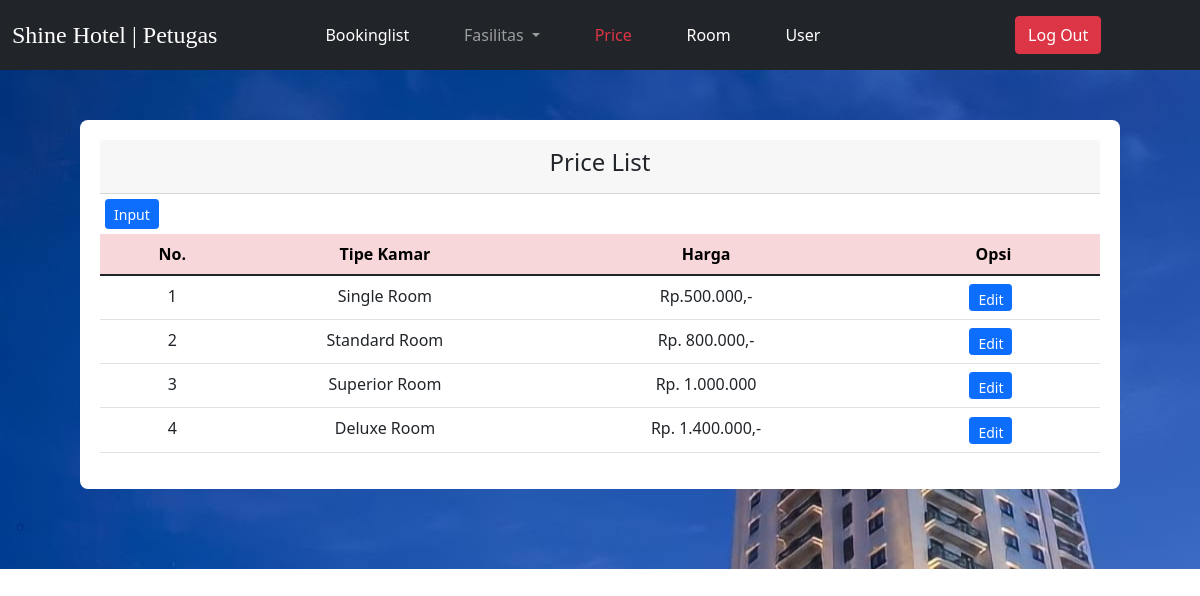
Screenshot of /petugas/price.php (signed in) with the database file from the repository.
### tables this page shows
CREATE TABLE `tb_harga` (
  `id_kamar` int(2) NOT NULL,
  `tipe_kamar` text NOT NULL,
  `harga` varchar(15) NOT NULL
);

### petugas/price.php (the view, shortened to what this page needs)
<!DOCTYPE html>
<html>
<head>
	<link href="https://cdn.jsdelivr.net/npm/bootstrap@5.1.3/dist/css/bootstrap.min.css" rel="stylesheet">
	    <link rel="stylesheet" href="style.css">
</head>
<body>
 <nav class="navbar navbar-expand-lg navbar-dark bg-dark text-center">
  <div class="container-fluid">
	<div class="collapse navbar-collapse" id="navbarSupportedContent">
    <h4 class="text-white text-left" style="margin-right: 100px; padding-top: 8px; font-family: serif;">Shine Hotel | Petugas</h4>
      <ul class="navbar-nav me-auto mb-2 mb-lg-0">
        <li class="nav-item">
          <a class="nav-link text-white" aria-current="page" href="bookinglist.php">Bookinglist</a>
        </li>
      </ul>
      <ul class="navbar-nav me-auto mb-2 mb-lg-0">
         <li class="nav-item dropdown">
          <a class="nav-link dropdown-toggle disable" href="#" id="navbarDropdown" role="button" data-bs-toggle="dropdown" aria-expanded="false active">
            Fasilitas
          </a>
        </li>
      </ul>
      <ul class="navbar-nav me-auto mb-2 mb-lg-0">
        <li class="nav-item">
          <a class="nav-link active text-danger" aria-current="page" href="price.php">Price</a>
        </li>
      </ul>
      <ul class="navbar-nav me-auto mb-2 mb-lg-0">
        <li class="nav-item">
          <a class="nav-link text-white" aria-current="page" href="room.php">Room</a>
        </li>
      </ul>
      <ul class="navbar-nav me-auto mb-2 mb-lg-0">
        <li class="nav-item">
          <a class="nav-link text-white" aria-current="page" >User</a>
        </li>
      </ul>
      <ul class="navbar-nav me-auto mb-2 mb-lg-0">
        <li class="nav-item">
          <a class="nav-link" aria-current="page" href="../login/logout.php">
          <button type="button" class="btn btn-danger" style="margin-left: 140px; margin-right: 40px;">Log Out</button>
          </a>
        </li>
      </ul>
    </div>
  </div>
 </nav>
<div class="col-13" style="padding: 80px; padding-top: 50px !important; background-image: url(gedung.jfif); min-height: 443px !important; height: 100%;">
	<div class="container bg-white" style="padding: 20px; border-radius: 8px;">
		<div class="card-header ">
			<h4 class="card-title text-center">Price List</h4>
		</div>
        <button type="button" class="btn btn-primary btn-sm" style="margin: 5px; height: 30px;">Input</button>
	<table class="table" style="text-align: center;">
  <thead>
    <tr  class="table-danger">
     <th width="5px">No.</th>
	   <th width="20px">Tipe Kamar</th>
	   <th width="35px">Harga</th>
	   <th width="35px">Opsi</th>
    </tr>
  </thead>
  <tbody>
  <?php
  	include 'koneksi.php';
	$no = 1;
	$data = mysqli_query($koneksi,"select * from tb_harga");
	while($d = mysqli_fetch_array($data)){
	?>
	 <tr>
		<td><?php echo $no++; ?></td>
		<td><?php echo $d['tipe_kamar']; ?></td>
		<td><?php echo $d['harga']; ?></td>
		<td>
			<a href="edit_price.php?id=<?php echo $d['id_kamar']; ?>"><button type="button" class="btn btn-primary btn-sm" style="height: 27px; margin-right: 5px;">Edit</button></a>
		</td>
	 </tr>
	<?php
	}
  ?>
</tbody>
</table>
</div>
</div>
</body>
</html>

### petugas/style.css (style rules this page uses)
.btn { btn-font-size : 5px; text-align: center; }

### rows the page displays
tb_harga: tipe_kamar "Single Room", harga "Rp.500.000,-"
tb_harga: tipe_kamar "Standard Room", harga "Rp. 800.000,-"
tb_harga: tipe_kamar "Superior Room", harga "Rp. 1.000.000"
tb_harga: tipe_kamar "Deluxe Room", harga "Rp. 1.400.000,-"
